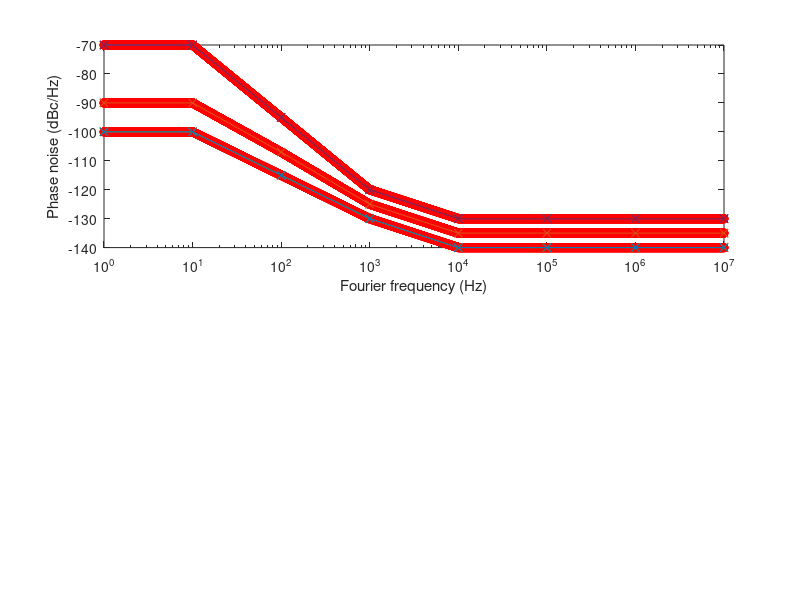

The MATLAB script that drew this image:
fc=1e7; % carrier frequency
N=1000;  % interpolation factor
% phase noise spectral SdBc @ fF
fF=  [1    10  100 1000 10000 1e5 1e6 1e7];
SdBc(:,1)=[-70  -70  -95  -120 -130 -130 -130 -130]; % BC/GM class I
SdBc(:,2)=[-100 -100 -115 -130 -140 -140 -140 -140]; % GM class II (LJ)
SdBc(:,3)=[-90  -90  -107 -125 -135 -135 -135 -135]  % BC class II

%%%%%%%% interpolate, convert SdBc to SdBrad & integrate over bandwidth bins
for count=1:3
  SdBcint=[];
  fFint=[];
  for k=1:length(SdBc(:,count))-1
     SdBcint=[SdBcint SdBc(k,count)+(SdBc(k+1,count)-SdBc(k,count))/(log10(fF(k+1))-log10(fF(k)))*(linspace(log10(fF(k)),log10(fF(k+1)),N)-log10(fF(k)))];
     fFint=[fFint 10.^(linspace(log10(fF(k)),log10(fF(k+1)),N))];
  end

  SdBrad=SdBcint+3;   % dBc/Hz -> dBrad^2/Hz
  rad=sqrt(10.^(SdBrad(1:end-1)/10).*(fFint(2:end)-fFint(1:end-1))); % dBrad^2/Hz -> rad
  res=rad/2/pi/fc;    % rad -> s
  noweight=sqrt(sum(res.^2))   % integrate noise fluctuations
  % integrate noise fluctuations with weighing function: 1PPS sampled at tau0=+/-0.5 s
  % and H(f)=sin(2*pi*f*tau0) since PPS_{n+1}-PPS_n => H^2(f)=sin(2*pi*f*tau0).^2
  withweight=sqrt(sum((res.^2.*sin(2*pi*fFint(1:end-1)*1/2).^2)))
  subplot(211)
  semilogx(fFint,(SdBcint),'ro');
  hold on
  semilogx(fF,(SdBc),'x-');
  xlabel('Fourier frequency (Hz)')
  ylabel('Phase noise (dBc/Hz)')
end
